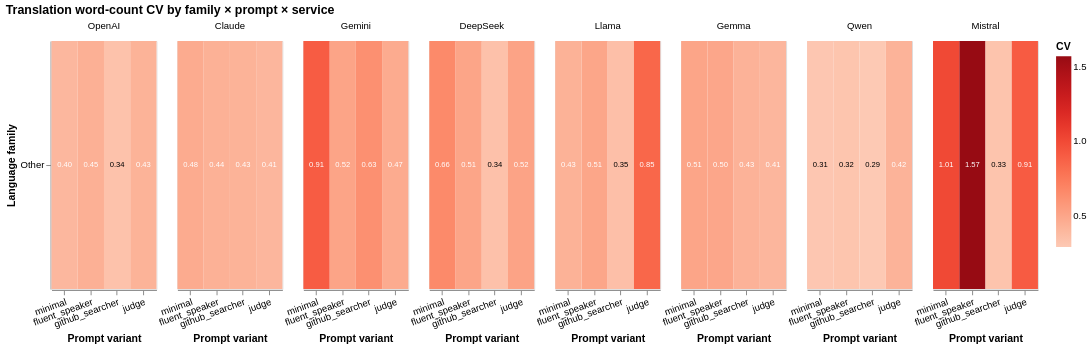

Write notebook code for a chart like this one.
### Markdown cell above
### Family × Prompt × Service CV Heatmap

This heatmap keeps the family, prompt, and service dimensions together. Rows are sorted so high-variability families appear first. Undefined CV cells are dropped when there are too few observations to estimate variation. I use this as a prompt-behavior view rather than as a raw failure chart: it shows where output shape is unstable, not necessarily where translations are wrong.

### Code cell
valid_cv = var_df.dropna(subset=["cv"]).copy()

n_dropped = len(var_df) - len(valid_cv)
print(f"Dropped {n_dropped} family/service/variant cells with undefined CV before plotting.")
print(f"Heatmap includes {valid_cv['family'].nunique()} families across {valid_cv['service'].nunique()} LLM services.")

fam_order_cv = (
    valid_cv.groupby("family")["cv"]
    .mean()
    .sort_values(ascending=False)
    .index.tolist()
)
llm_order = [s for s in SERVICE_ORDER if s in LLM_SERVICES]

heat = alt.Chart(valid_cv).mark_rect().encode(
    x=alt.X("variant:N", sort=VARIANTS, title="Prompt variant", axis=alt.Axis(labelAngle=-20)),
    y=alt.Y("family:N", sort=fam_order_cv, title="Language family"),
    color=alt.Color("cv:Q", scale=alt.Scale(scheme="reds"), title="CV"),
    tooltip=[
        "service:N",
        "family:N",
        "variant:N",
        alt.Tooltip("cv:Q", format=".3f", title="CV"),
        alt.Tooltip("mean_wc:Q", format=".2f", title="mean words"),
        alt.Tooltip("n:Q", title="translation rows"),
    ],
).properties(width=110, height=max(260, len(fam_order_cv) * 16))

text = alt.Chart(valid_cv).mark_text(fontSize=8).encode(
    x=alt.X("variant:N", sort=VARIANTS),
    y=alt.Y("family:N", sort=fam_order_cv),
    text=alt.Text("cv:Q", format=".2f"),
    color=alt.condition(alt.datum.cv > 0.4, alt.value("white"), alt.value("black")),
)

chart = alt.layer(heat, text, data=valid_cv).facet(
    column=alt.Column("service:N", sort=llm_order, title=None),
    columns=4,
    title="Translation word-count CV by family × prompt × service",
)

display(chart)

### Figure 1 — Vega specification as saved in the notebook (floating-point values rounded to 4 significant figures)
{"$schema": "https://vega.github.io/schema/vega/v6.json", "data": [{"name": "source_0"}, {"name": "column_domain", "values": [{"service": "Claude", "column_service_sort_index": 1.0}, {"service": "DeepSeek", "column_service_sort_index": 3.0}, {"service": "Gemini", "column_service_sort_index": 2.0}, {"service": "Gemma", "column_service_sort_index": 5.0}, {"service": "Llama", "column_service_sort_index": 4.0}, {"service": "Mistral", "column_service_sort_index": 7.0}, {"service": "OpenAI", "column_service_sort_index": 0.0}, {"service": "Qwen", "column_service_sort_index": 6.0}]}, {"name": "data_1"}, {"name": "data_2"}, {"name": "data_1_x_domain_variant", "values": [{"sort_field": 1.0, "variant": "fluent_speaker"}, {"sort_field": 2.0, "variant": "github_searcher"}, {"sort_field": 3.0, "variant": "judge"}, {"sort_field": 0.0, "variant": "minimal"}]}, {"name": "data_1_y_domain_family", "values": [{"family": "Other", "sort_field": 0.0}]}, {"name": "data_2_color_domain_cv", "values": [{"min": 0.294, "max": 1.57}]}, {"name": "source_0_facet_facet0", "values": [{"family": "Other", "service": "Claude", "variant": "fluent_speaker", "n": 881, "mean_wc": 2.75, "std_wc": 1.21, "cv": 0.439, "column_service_sort_index": 1.0, "x_variant_sort_index": 1.0, "y_family_sort_index": 0.0}, {"family": "Other", "service": "Claude", "variant": "github_searcher", "n": 880, "mean_wc": 2.57, "std_wc": 1.11, "cv": 0.43, "column_service_sort_index": 1.0, "x_variant_sort_index": 2.0, "y_family_sort_index": 0.0}, {"family": "Other", "service": "Claude", "variant": "judge", "n": 881, "mean_wc": 2.62, "std_wc": 1.07, "cv": 0.408, "column_service_sort_index": 1.0, "x_variant_sort_index": 3.0, "y_family_sort_index": 0.0}, {"family": "Other", "service": "Claude", "variant": "minimal", "n": 881, "mean_wc": 2.71, "std_wc": 1.29, "cv": 0.476, "column_service_sort_index": 1.0, "x_variant_sort_index": 0.0, "y_family_sort_index": 0.0}, {"family": "Other", "service": "DeepSeek", "variant": "fluent_speaker", "n": 879, "mean_wc": 2.79, "std_wc": 1.42, "cv": 0.511, "column_service_sort_index": 3.0, "x_variant_sort_index": 1.0, "y_family_sort_index": 0.0}, {"family": "Other", "service": "DeepSeek", "variant": "github_searcher", "n": 875, "mean_wc": 2.29, "std_wc": 0.78, "cv": 0.342, "column_service_sort_index": 3.0, "x_variant_sort_index": 2.0, "y_family_sort_index": 0.0}, {"family": "Other", "service": "DeepSeek", "variant": "judge", "n": 881, "mean_wc": 2.78, "std_wc": 1.44, "cv": 0.518, "column_service_sort_index": 3.0, "x_variant_sort_index": 3.0, "y_family_sort_index": 0.0}, {"family": "Other", "service": "DeepSeek", "variant": "minimal", "n": 868, "mean_wc": 2.74, "std_wc": 1.81, "cv": 0.662, "column_service_sort_index": 3.0, "x_variant_sort_index": 0.0, "y_family_sort_index": 0.0}, {"family": "Other", "service": "Gemini", "variant": "fluent_speaker", "n": 865, "mean_wc": 2.75, "std_wc": 1.42, "cv": 0.516, "column_service_sort_index": 2.0, "x_variant_sort_index": 1.0, "y_family_sort_index": 0.0}, {"family": "Other", "service": "Gemini", "variant": "github_searcher", "n": 848, "mean_wc": 2.63, "std_wc": 1.65, "cv": 0.628, "column_service_sort_index": 2.0, "x_variant_sort_index": 2.0, "y_family_sort_index": 0.0}, {"family": "Other", "service": "Gemini", "variant": "judge", "n": 869, "mean_wc": 2.85, "std_wc": 1.35, "cv": 0.475, "column_service_sort_index": 2.0, "x_variant_sort_index": 3.0, "y_family_sort_index": 0.0}, {"family": "Other", "service": "Gemini", "variant": "minimal", "n": 846, "mean_wc": 2.65, "std_wc": 2.4, "cv": 0.907, "column_service_sort_index": 2.0, "x_variant_sort_index": 0.0, "y_family_sort_index": 0.0}, {"family": "Other", "service": "Gemma", "variant": "fluent_speaker", "n": 880, "mean_wc": 2.6, "std_wc": 1.3, "cv": 0.5, "column_service_sort_index": 5.0, "x_variant_sort_index": 1.0, "y_family_sort_index": 0.0}, {"family": "Other", "service": "Gemma", "variant": "github_searcher", "n": 874, "mean_wc": 2.26, "std_wc": 0.97, "cv": 0.431, "column_service_sort_index": 5.0, "x_variant_sort_index": 2.0, "y_family_sort_index": 0.0}, {"family": "Other", "service": "Gemma", "variant": "judge", "n": 881, "mean_wc": 2.5, "std_wc": 1.02, "cv": 0.407, "column_service_sort_index": 5.0, "x_variant_sort_index": 3.0, "y_family_sort_index": 0.0}, {"family": "Other", "service": "Gemma", "variant": "minimal", "n": 865, "mean_wc": 2.53, "std_wc": 1.29, "cv": 0.511, "column_service_sort_index": 5.0, "x_variant_sort_index": 0.0, "y_family_sort_index": 0.0}, {"family": "Other", "service": "Llama", "variant": "fluent_speaker", "n": 877, "mean_wc": 2.6, "std_wc": 1.31, "cv": 0.505, "column_service_sort_index": 4.0, "x_variant_sort_index": 1.0, "y_family_sort_index": 0.0}, {"family": "Other", "service": "Llama", "variant": "github_searcher", "n": 786, "mean_wc": 2.27, "std_wc": 0.8, "cv": 0.353, "column_service_sort_index": 4.0, "x_variant_sort_index": 2.0, "y_family_sort_index": 0.0}, {"family": "Other", "service": "Llama", "variant": "judge", "n": 878, "mean_wc": 2.79, "std_wc": 2.38, "cv": 0.851, "column_service_sort_index": 4.0, "x_variant_sort_index": 3.0, "y_family_sort_index": 0.0}, {"family": "Other", "service": "Llama", "variant": "minimal", "n": 787, "mean_wc": 2.31, "std_wc": 1.0, "cv": 0.434, "column_service_sort_index": 4.0, "x_variant_sort_index": 0.0, "y_family_sort_index": 0.0}, {"family": "Other", "service": "Mistral", "variant": "fluent_speaker", "n": 881, "mean_wc": 2.87, "std_wc": 4.5, "cv": 1.57, "column_service_sort_index": 7.0, "x_variant_sort_index": 1.0, "y_family_sort_index": 0.0}, {"family": "Other", "service": "Mistral", "variant": "github_searcher", "n": 881, "mean_wc": 2.17, "std_wc": 0.71, "cv": 0.327, "column_service_sort_index": 7.0, "x_variant_sort_index": 2.0, "y_family_sort_index": 0.0}, {"family": "Other", "service": "Mistral", "variant": "judge", "n": 881, "mean_wc": 2.72, "std_wc": 2.48, "cv": 0.91, "column_service_sort_index": 7.0, "x_variant_sort_index": 3.0, "y_family_sort_index": 0.0}, {"family": "Other", "service": "Mistral", "variant": "minimal", "n": 829, "mean_wc": 2.63, "std_wc": 2.65, "cv": 1.009, "column_service_sort_index": 7.0, "x_variant_sort_index": 0.0, "y_family_sort_index": 0.0}, {"family": "Other", "service": "OpenAI", "variant": "fluent_speaker", "n": 631, "mean_wc": 2.44, "std_wc": 1.09, "cv": 0.446, "column_service_sort_index": 0.0, "x_variant_sort_index": 1.0, "y_family_sort_index": 0.0}, {"family": "Other", "service": "OpenAI", "variant": "github_searcher", "n": 869, "mean_wc": 2.22, "std_wc": 0.75, "cv": 0.337, "column_service_sort_index": 0.0, "x_variant_sort_index": 2.0, "y_family_sort_index": 0.0}, {"family": "Other", "service": "OpenAI", "variant": "judge", "n": 881, "mean_wc": 2.62, "std_wc": 1.13, "cv": 0.43, "column_service_sort_index": 0.0, "x_variant_sort_index": 3.0, "y_family_sort_index": 0.0}, {"family": "Other", "service": "OpenAI", "variant": "minimal", "n": 797, "mean_wc": 2.29, "std_wc": 0.92, "cv": 0.401, "column_service_sort_index": 0.0, "x_variant_sort_index": 0.0, "y_family_sort_index": 0.0}, {"family": "Other", "service": "Qwen", "variant": "fluent_speaker", "n": 881, "mean_wc": 2.16, "std_wc": 0.69, "cv": 0.321, "column_service_sort_index": 6.0, "x_variant_sort_index": 1.0, "y_family_sort_index": 0.0}, {"family": "Other", "service": "Qwen", "variant": "github_searcher", "n": 880, "mean_wc": 2.13, "std_wc": 0.63, "cv": 0.294, "column_service_sort_index": 6.0, "x_variant_sort_index": 2.0, "y_family_sort_index": 0.0}, {"family": "Other", "service": "Qwen", "variant": "judge", "n": 881, "mean_wc": 2.59, "std_wc": 1.1, "cv": 0.425, "column_service_sort_index": 6.0, "x_variant_sort_index": 3.0, "y_family_sort_index": 0.0}, {"family": "Other", "service": "Qwen", "variant": "minimal", "n": 875, "mean_wc": 2.08, "std_wc": 0.65, "cv": 0.31, "column_service_sort_index": 6.0, "x_variant_sort_index": 0.0, "y_family_sort_index": 0.0}]}], "signals": [{"name": "child_width", "value": 110}, {"name": "child_height", "value": 260}], "marks": [{"type": "group", "name": "row_header", "encode": {"update": {"height": {"signal": "child_height"}}}, "axes": [{"scale": "y", "orient": "left", "grid": false, "zindex": 1, "title": "Language family"}], "role": "row-header"}, {"type": "group", "name": "column_header", "from": {"data": "column_domain"}, "sort": {"field": "datum[\"column_service_sort_index\"]", "order": "ascending"}, "encode": {"update": {"width": {"signal": "child_width"}}}, "title": {"text": {"signal": "isValid(parent[\"service\"]) ? parent[\"service\"] : \"\"+parent[\"service\"]"}, "style": "guide-label", "frame": "group", "offset": 10}, "role": "column-header"}, {"type": "group", "name": "column_footer", "from": {"data": "column_domain"}, "sort": {"field": "datum[\"column_service_sort_index\"]", "order": "ascending"}, "encode": {"update": {"width": {"signal": "child_width"}}}, "axes": [{"scale": "x", "grid": false, "labelBaseline": "top", "labelAngle": 340, "title": "Prompt variant", "orient": "bottom", "labelAlign": "right", "zindex": 1}], "role": "column-footer"}, {"type": "group", "name": "cell", "from": {"facet": {"data": "source_0_facet_facet0", "name": "facet", "groupby": ["service"], "aggregate": {"fields": ["column_service_sort_index"], "ops": ["max"], "as": ["column_service_sort_index"]}}}, "sort": {"field": ["datum[\"column_service_sort_index\"]"], "order": ["ascending"]}, "encode": {"update": {"width": {"signal": "child_width"}, "height": {"signal": "child_height"}}}, "data": [{"name": "data_0", "source": "facet", "transform": [{"type": "project", "fields": ["cv", "family", "mean_wc", "n", "service", "variant"]}]}, {"name": "data_1", "source": "data_0", "transform": [{"type": "filter", "expr": "isValid(datum[\"cv\"]) && isFinite(+datum[\"cv\"])"}, {"type": "project", "fields": ["cv", "family", "mean_wc", "n", "service", "variant"]}]}], "marks": [{"type": "rect", "name": "child_layer_0_marks", "from": {"data": "data_1"}, "encode": {"update": {"height": {"signal": "max(0.25, bandwidth('y'))"}, "width": {"signal": "max(0.25, bandwidth('x'))"}, "tooltip": {"signal": "{\"service\": isValid(datum[\"service\"]) ? datum[\"service\"] : \"\"+datum[\"service\"], \"family\": isValid(datum[\"family\"]) ? datum[\"family\"] : \"\"+datum[\"family\"], \"variant\": isValid(datum[\"variant\"]) ? datum[\"variant\"] : \"\"+datum[\"variant\"], \"CV\": format(datum[\"cv\"], \".3f\"), \"mean words\": format(datum[\"mean_wc\"], \".2f\"), \"translation rows\": format(datum[\"n\"], \"\")}"}, "x": {"field": "variant", "scale": "x"}, "fill": {"field": "cv", "scale": "color"}, "y": {"field": "family", "scale": "y"}}}, "style": ["rect"]}, {"type": "text", "name": "child_layer_1_marks", "from": {"data": "data_0"}, "encode": {"update": {"fontSize": {"value": 8}, "align": {"value": "center"}, "y": {"field": "family", "scale": "y", "band": 0.5}, "x": {"field": "variant", "scale": "x", "band": 0.5}, "baseline": {"value": "middle"}, "text": {"signal": "format(datum[\"cv\"], \".2f\")"}, "fill": [{"value": "white", "test": "(datum.cv > 0.4)"}, {"value": "black"}]}}, "style": ["text"]}], "style": "cell"}], "scales": [{"name": "x", "type": "band", "domain": {"data": "data_1_x_domain_variant", "field": "variant", "sort": {"op": "max", "field": "sort_field"}}, "range": [0, {"signal": "child_width"}], "paddingOuter": 0, "paddingInner": 0}, {"name": "y", "type": "band", "domain": {"data": "data_1_y_domain_family", "field": "family", "sort": {"op": "max", "field": "sort_field"}}, "range": [0, {"signal": "child_height"}], "paddingInner": 0, "paddingOuter": 0}, {"name": "color", "type": "linear", "domain": [{"signal": "(data(\"data_2_color_domain_cv\")[0] || {}).min"}, {"signal": "(data(\"data_2_color_domain_cv\")[0] || {}).max"}], "range": {"scheme": "reds"}, "zero": false, "interpolate": "hcl"}], "title": {"text": "Translation word-count CV by family × prompt × service", "anchor": "start"}, "layout": {"padding": 20, "columns": {"signal": "length(data('column_domain'))"}, "bounds": "full", "align": "all"}, "legends": [{"title": "CV", "fill": "color", "gradientLength": {"signal": "clamp(child_height, 64, 200)"}}], "background": "white", "padding": 5}
